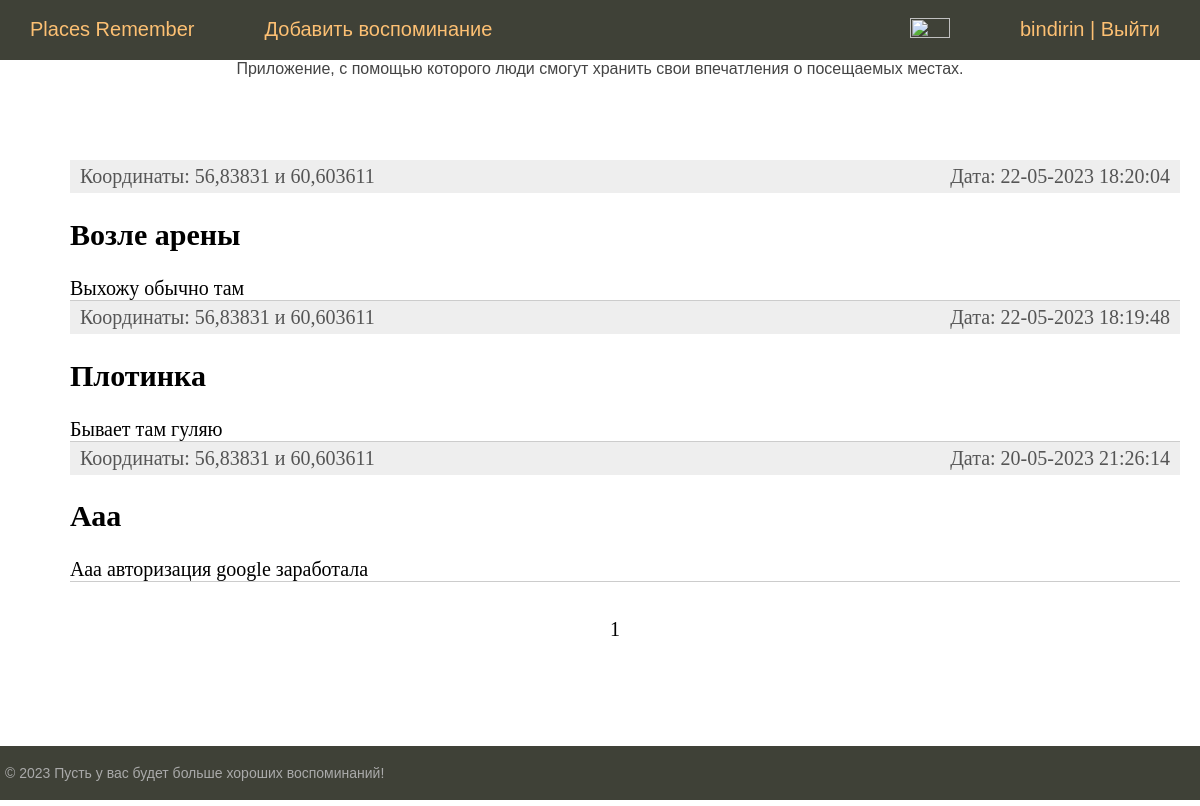
The app's page / (signed in), older data.
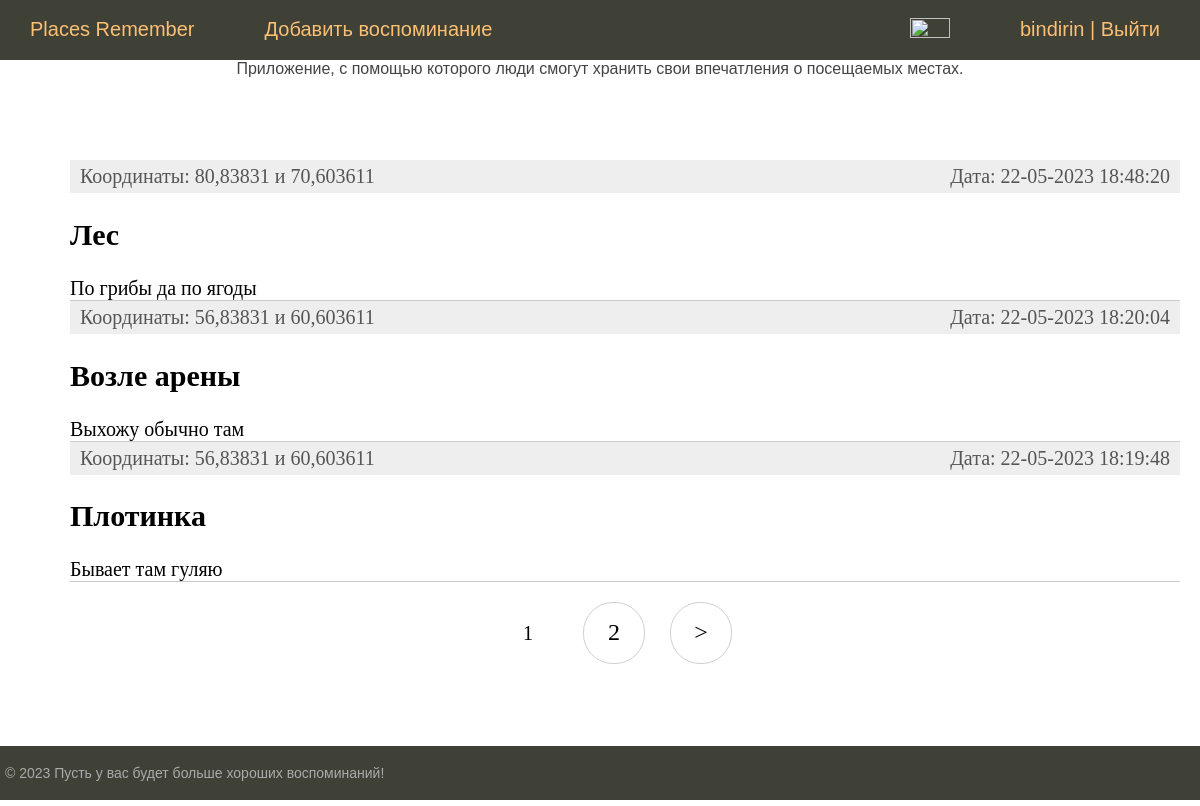
The same page, newer data.
### visited/models.py (models this page shows)
class Places(models.Model):
    user = models.ForeignKey(User, on_delete=models.CASCADE)
    latitude = models.FloatField(null=True)
    longitude = models.FloatField(null=True)
    name = models.CharField(max_length=255)
    comment = models.TextField(blank=True)
    time_create = models.DateTimeField(auto_now_add=True)
    class Meta:
        verbose_name = 'Посещенные места'
        verbose_name_plural = 'Посещенные места'
        ordering = ['-time_create']

### visited/views.py (the view)
# urls.py: path('', VisitedHome.as_view(), name='home'),  # http://127.0.0.1:8000/
class VisitedHome(DataMixin, ListView):
    paginate_by = 3
    model = Places
    template_name = 'visited/index.html'
    context_object_name = 'posts'
    def get_context_data(self, *, object_list=None, **kwargs):
        context = super().get_context_data(**kwargs)
        c_def = self.get_user_context(title='Главная страница')
        return dict(list(context.items()) + list(c_def.items()))
    def get_queryset(self):
        user_id = self.request.user.id
        return Places.objects.filter(user=user_id)  # фильтр id авторизованного

### visited/utils.py (called while the page is built)
    def get_user_context(self, **kwargs):
        context = kwargs
        if self.request.user.is_authenticated:
            context['avatar'] = self.request.user.socialaccount_set.first().get_avatar_url()
        user_menu = menu.copy()
        if not self.request.user.is_authenticated:
                user_menu.pop(1)
        context['menu'] = user_menu
        return context

### visited/templates/visited/index.html (shortened to what this page needs)
{% extends 'visited/base.html' %}
{% block content %}
<ul class="list-articles">
	{% for p in posts %}
			<li>
				<div class="article-panel">
					<p class="first">Координаты: {{p.latitude}} и {{p.longitude}}</p>
					<p class="last">Дата: {{p.time_create|date:"d-m-Y H:i:s"}}</p>
				</div>
				<h2>{{p.name}}</h2>
	{% autoescape on %}
	{{p.comment}}
	{% endautoescape %}
			</li>
	{% endfor %}
</ul>
		{% if page_obj %}
		<nav class="list-pages">
			<ul>
				{% for p in paginator.page_range %}
				{% if page_obj.number == p %}
				<li class="page-num page-num-selected">{{ p }}</li>
				{% elif p >= page_obj.number|add:-2 and p <= page_obj.number|add:2 %}
				<li class="page-num">
					<a href="?page={{ p }}">{{ p }}</a>
				</li>
				{% endif %}
				{% endfor %}
				{% if page_obj.has_next %}
				<li class="page-num">
					<a href="?page={{ page_obj.next_page_number }}">&gt;</a>
				</li>
				{% endif %}
			</ul>
		</nav>
		{% endif %}
	</div>
{% endblock %}

### visited/templates/visited/base.html (shortened to what this page needs)
{% load static account socialaccount %}
<!DOCTYPE html>
<html>
<head>
	<link type="text/css" href="{% static 'visited/css/styles.css' %}" rel="stylesheet" />
</head>
<body>
<table class="table-page" border=0 cellpadding="0" cellspacing="0">
<tr><td valign=top>
{% block mainmenu %}
<div class="header">
<ul id="mainmenu" class="mainmenu">
{% for m in menu %}
			<li><a href="{% url m.url_name %}">{{m.title}}</a></li>
{% endfor %}
{% if request.user.is_authenticated %}
	<li class="last"> {{ user.username }} | <a href="{% url 'logout' %}">Выйти</a></li>
	{% if avatar %}
		<li class="last"><img src="{{ avatar }}" height=40 width=40"></li>
	{% else %}
		<li class="last"><img src="{{ user.profile.avatar.url }}" height=40 width=40"></li>
	{% endif %}
{% else %}
	<li class="last"><a href="{% provider_login_url "google" %}">Войти с помощью Google</a></li>
{% endif %}
</ul>
<div class="description-site" style="text-align: center">Приложение, с помощью которого люди смогут хранить свои впечатления о посещаемых местах.
</div>
</div>
{% endblock mainmenu %}
<table class="table-content" border=0 cellpadding="0" cellspacing="0">
	<tr>
		<td valign="top" class="content">
<div class="content-text">
{% block content %}
{% endblock %}
</td></tr>
</table>
</td></tr>
<tr>
	<td valign=top>
		<div id="footer">
			<p>&copy; 2023 Пусть у вас будет больше хороших воспоминаний!</p>
		</div>
	</td>
</tr>
</table>
</body>
</html>

Row changes from the older to the newer data that the page shows:
no longer on this page (row unchanged): Places: latitude "56,83831", longitude "60,603611", time_create "20-05-2023 21:26:14", name "Ааа", comment "Ааа авторизация google заработала"
added Places: latitude "80,83831", longitude "70,603611", time_create "22-05-2023 18:48:20", name "Лес", comment "По грибы да по ягоды"
Text that changed along with them:
new list line: "2"
